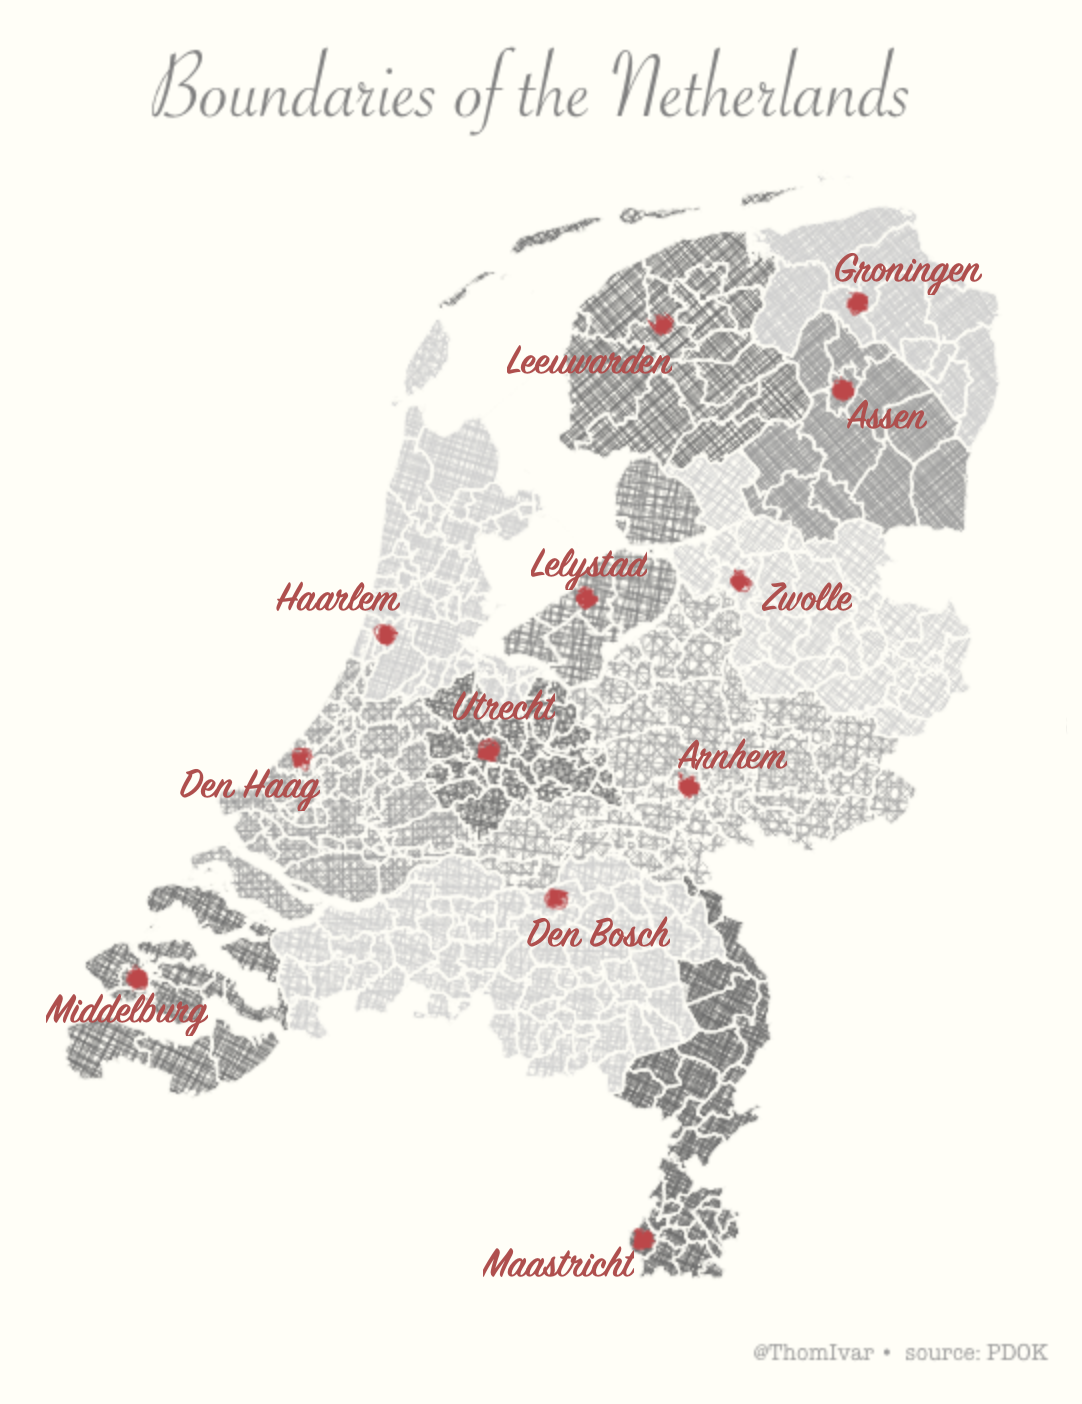

R code for this plot:
# MAP: Dutch boundaries
library(tidyverse)
library(sf)
library(ggrough)

# -- edit {ggrough} -- 
# such that it works with geom_sf
# solution by: https://stackoverflow.com/questions/64031046/how-to-shade-shapes

# trace(ggrough:::parse_rough, edit=TRUE) <-- run this 
#   if (geom %in% c("GeomSf")) {          <-- add this to pop-up venster 
#     rough_els <- append(rough_els, parse_sf(svg))
#   }

# define this new parse_sf function
parse_sf <- function (svg) {
  shape <- "path"
  keys <- NULL
  ggrough:::parse_shape(svg, shape, keys) %>% {
    purrr::map(., 
               ~purrr::list_modify(.x, 
                                   points = .x$d, 
                                   shape = "path"
               ))
  }
}

# -- load data -- 
provBorders <- st_read("https://geodata.nationaalgeoregister.nl/cbsgebiedsindelingen/wfs?request=GetFeature&service=WFS&version=2.0.0&typeName=cbs_provincie_2021_gegeneraliseerd&outputFormat=json")
munBorders <- st_read("https://geodata.nationaalgeoregister.nl/cbsgebiedsindelingen/wfs?request=GetFeature&service=WFS&version=2.0.0&typeName=cbs_gemeente_2021_gegeneraliseerd&outputFormat=json") %>% 
  dplyr::mutate(cntr = st_centroid(geometry), 
                x = st_coordinates(cntr)[,1], y = st_coordinates(cntr)[,2])


capitals = c('Utrecht', 'Groningen', 'Haarlem', 'Arnhem', "'s-Hertogenbosch", "'s-Gravenhage",
             'Leeuwarden', 'Maastricht', 'Zwolle',  'Lelystad', 'Assen', 'Middelburg') 
cities <- munBorders[munBorders$statnaam %in% capitals,]




# -- make plot --
vals = c('grey60', 'grey50', 'grey40', 'grey60', 'grey80', 'grey40', 'grey80', 'grey80',
         'grey80', 'grey40', 'grey40', 'grey60')

main <- ggplot() +
  geom_sf(data = provBorders, aes(geometry = geometry, fill = statnaam), color = 'transparent') +
  geom_sf(data = munBorders, aes(geometry = geometry), 
          color ='#fffef7', fill = 'transparent', size = 0.3) +
  geom_point(data = cities, aes(x = x, y = y), color = '#bc4749', size = 2) +
  scale_fill_manual(values = vals ) +
  labs(title = 'Boundaries of the Netherlands', 
       caption = '@ThomIvar •  source: PDOK') +
  theme_void() +
  theme(plot.background = element_rect(fill = '#fffef7', color = '#fffef7'),
        panel.background = element_rect(fill = '#fffef7', color = '#fffef7'),
        plot.margin = margin(1,1,1,1, 'cm'),
        plot.title = element_text('Savoye LET', size = 50, hjust = 0.5, color = 'grey50'),
        plot.caption = element_text('American Typewriter', size = 11, color = 'grey60'),
        legend.key.size = unit(0, 'cm'), 
        legend.title = element_text(size=0), 
        legend.text = element_text(size=0))


optionsRough <- list(
  GeomSf = list(fill_style="cross-hatch",  fill_weight = 0.5, angle_noise = 0.75, 
                gap_noise = 0.5, gap = 4)
)
get_rough_chart(main, optionsRough, width = 8.5, height = 10) 

## NOTE: {ggrough} appear to ignore geom_text()
## capitals of provinces (as in final plot) are annotated manually 
